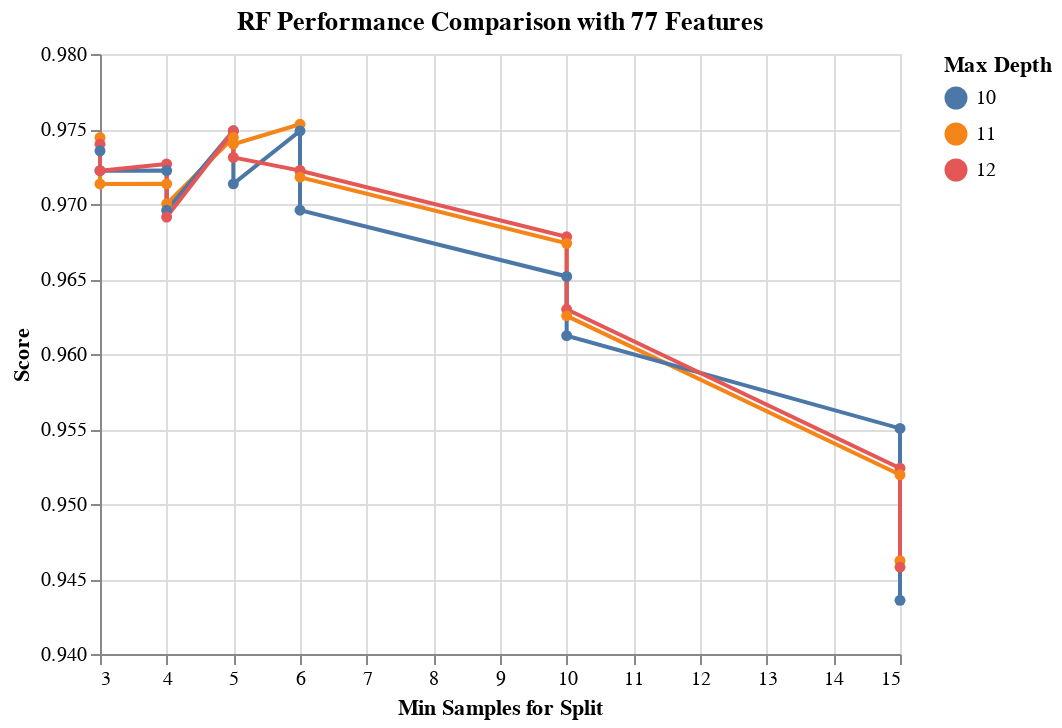

The notebook cell saved with this chart:
### Code cell
results_RF = get_search_results(gs_pipe_RF)

results_RF_77_features = results_RF[results_RF['rfi_fs__n_features_'] == 77.0]

alt.Chart(results_RF_77_features, 
          title='RF Performance Comparison with 77 Features'
         ).mark_line(point=True).encode(
    alt.X('dt__min_samples_split', title='Min Samples for Split'),
    alt.Y('mean_score', title='Score', scale=alt.Scale(zero=False)),
    alt.Color('dt__max_depth:N', title='Max Depth')
)

### Figure 1 — Vega-Lite specification as saved in the notebook (floating-point values rounded to 4 significant figures)
{"config": {"view": {"continuousWidth": 400, "continuousHeight": 300}}, "data": {"name": "data-d73d227995602165a5fa408c97327c1c"}, "mark": {"type": "line", "point": true}, "encoding": {"color": {"type": "nominal", "field": "dt__max_depth", "title": "Max Depth"}, "x": {"type": "quantitative", "field": "dt__min_samples_split", "title": "Min Samples for Split"}, "y": {"type": "quantitative", "field": "mean_score", "scale": {"zero": false}, "title": "Score"}}, "title": "RF Performance Comparison with 77 Features", "$schema": "https://vega.github.io/schema/vega-lite/v4.8.1.json", "datasets": {"data-d73d227995602165a5fa408c97327c1c": [{"mean_score": 0.9753, "std_score": 0.01394, "max_score": 0.9934, "min_score": 0.9474, "dt__criterion": "gini", "dt__max_depth": 11, "dt__min_samples_split": 6, "rfi_fs__n_features_": 77}, {"mean_score": 0.9749, "std_score": 0.01856, "max_score": 1.0, "min_score": 0.9338, "dt__criterion": "gini", "dt__max_depth": 10, "dt__min_samples_split": 5, "rfi_fs__n_features_": 77}, {"mean_score": 0.9749, "std_score": 0.01621, "max_score": 1.0, "min_score": 0.947, "dt__criterion": "gini", "dt__max_depth": 10, "dt__min_samples_split": 6, "rfi_fs__n_features_": 77}, {"mean_score": 0.9749, "std_score": 0.01874, "max_score": 1.0, "min_score": 0.9272, "dt__criterion": "gini", "dt__max_depth": 12, "dt__min_samples_split": 5, "rfi_fs__n_features_": 77}, {"mean_score": 0.9744, "std_score": 0.02003, "max_score": 1.0, "min_score": 0.9272, "dt__criterion": "gini", "dt__max_depth": 11, "dt__min_samples_split": 5, "rfi_fs__n_features_": 77}, {"mean_score": 0.9744, "std_score": 0.019, "max_score": 1.0, "min_score": 0.9404, "dt__criterion": "gini", "dt__max_depth": 11, "dt__min_samples_split": 3, "rfi_fs__n_features_": 77}, {"mean_score": 0.974, "std_score": 0.01767, "max_score": 1.0, "min_score": 0.9404, "dt__criterion": "gini", "dt__max_depth": 12, "dt__min_samples_split": 3, "rfi_fs__n_features_": 77}, {"mean_score": 0.974, "std_score": 0.01954, "max_score": 1.0, "min_score": 0.9404, "dt__criterion": "entropy", "dt__max_depth": 11, "dt__min_samples_split": 5, "rfi_fs__n_features_": 77}, {"mean_score": 0.9735, "std_score": 0.01792, "max_score": 1.0, "min_score": 0.9338, "dt__criterion": "gini", "dt__max_depth": 10, "dt__min_samples_split": 3, "rfi_fs__n_features_": 77}, {"mean_score": 0.9731, "std_score": 0.01953, "max_score": 1.0, "min_score": 0.9404, "dt__criterion": "entropy", "dt__max_depth": 12, "dt__min_samples_split": 5, "rfi_fs__n_features_": 77}, {"mean_score": 0.9727, "std_score": 0.01854, "max_score": 0.9934, "min_score": 0.9338, "dt__criterion": "entropy", "dt__max_depth": 12, "dt__min_samples_split": 4, "rfi_fs__n_features_": 77}, {"mean_score": 0.9722, "std_score": 0.02107, "max_score": 1.0, "min_score": 0.9272, "dt__criterion": "entropy", "dt__max_depth": 12, "dt__min_samples_split": 6, "rfi_fs__n_features_": 77}, {"mean_score": 0.9722, "std_score": 0.01872, "max_score": 1.0, "min_score": 0.9404, "dt__criterion": "entropy", "dt__max_depth": 10, "dt__min_samples_split": 4, "rfi_fs__n_features_": 77}, {"mean_score": 0.9722, "std_score": 0.01676, "max_score": 0.9934, "min_score": 0.9338, "dt__criterion": "gini", "dt__max_depth": 12, "dt__min_samples_split": 6, "rfi_fs__n_features_": 77}, {"mean_score": 0.9722, "std_score": 0.01921, "max_score": 0.9934, "min_score": 0.9272, "dt__criterion": "entropy", "dt__max_depth": 10, "dt__min_samples_split": 3, "rfi_fs__n_features_": 77}, {"mean_score": 0.9722, "std_score": 0.0201, "max_score": 0.9934, "min_score": 0.9272, "dt__criterion": "entropy", "dt__max_depth": 12, "dt__min_samples_split": 3, "rfi_fs__n_features_": 77}, {"mean_score": 0.9718, "std_score": 0.02097, "max_score": 1.0, "min_score": 0.9272, "dt__criterion": "entropy", "dt__max_depth": 11, "dt__min_samples_split": 6, "rfi_fs__n_features_": 77}, {"mean_score": 0.9713, "std_score": 0.018, "max_score": 0.9934, "min_score": 0.9338, "dt__criterion": "entropy", "dt__max_depth": 11, "dt__min_samples_split": 4, "rfi_fs__n_features_": 77}, {"mean_score": 0.9713, "std_score": 0.02029, "max_score": 1.0, "min_score": 0.9404, "dt__criterion": "entropy", "dt__max_depth": 10, "dt__min_samples_split": 5, "rfi_fs__n_features_": 77}, {"mean_score": 0.9713, "std_score": 0.02032, "max_score": 0.9934, "min_score": 0.9272, "dt__criterion": "entropy", "dt__max_depth": 11, "dt__min_samples_split": 3, "rfi_fs__n_features_": 77}, {"mean_score": 0.97, "std_score": 0.0224, "max_score": 1.0, "min_score": 0.9205, "dt__criterion": "gini", "dt__max_depth": 11, "dt__min_samples_split": 4, "rfi_fs__n_features_": 77}, {"mean_score": 0.9696, "std_score": 0.02089, "max_score": 1.0, "min_score": 0.9205, "dt__criterion": "entropy", "dt__max_depth": 10, "dt__min_samples_split": 6, "rfi_fs__n_features_": 77}, {"mean_score": 0.9696, "std_score": 0.02302, "max_score": 1.0, "min_score": 0.9205, "dt__criterion": "gini", "dt__max_depth": 10, "dt__min_samples_split": 4, "rfi_fs__n_features_": 77}, {"mean_score": 0.9691, "std_score": 0.02102, "max_score": 0.9934, "min_score": 0.9272, "dt__criterion": "gini", "dt__max_depth": 12, "dt__min_samples_split": 4, "rfi_fs__n_features_": 77}, {"mean_score": 0.9678, "std_score": 0.01581, "max_score": 0.9934, "min_score": 0.9404, "dt__criterion": "gini", "dt__max_depth": 12, "dt__min_samples_split": 10, "rfi_fs__n_features_": 77}, {"mean_score": 0.9674, "std_score": 0.01478, "max_score": 0.9934, "min_score": 0.9404, "dt__criterion": "gini", "dt__max_depth": 11, "dt__min_samples_split": 10, "rfi_fs__n_features_": 77}, {"mean_score": 0.9652, "std_score": 0.01628, "max_score": 0.9803, "min_score": 0.9338, "dt__criterion": "gini", "dt__max_depth": 10, "dt__min_samples_split": 10, "rfi_fs__n_features_": 77}, {"mean_score": 0.963, "std_score": 0.02257, "max_score": 0.9934, "min_score": 0.9211, "dt__criterion": "entropy", "dt__max_depth": 12, "dt__min_samples_split": 10, "rfi_fs__n_features_": 77}, {"mean_score": 0.9625, "std_score": 0.02343, "max_score": 0.9934, "min_score": 0.9145, "dt__criterion": "entropy", "dt__max_depth": 11, "dt__min_samples_split": 10, "rfi_fs__n_features_": 77}, {"mean_score": 0.9612, "std_score": 0.02098, "max_score": 0.9934, "min_score": 0.9145, "dt__criterion": "entropy", "dt__max_depth": 10, "dt__min_samples_split": 10, "rfi_fs__n_features_": 77}, {"mean_score": 0.955, "std_score": 0.02224, "max_score": 0.9868, "min_score": 0.9145, "dt__criterion": "gini", "dt__max_depth": 10, "dt__min_samples_split": 15, "rfi_fs__n_features_": 77}, {"mean_score": 0.9524, "std_score": 0.02365, "max_score": 0.9868, "min_score": 0.9079, "dt__criterion": "gini", "dt__max_depth": 12, "dt__min_samples_split": 15, "rfi_fs__n_features_": 77}, {"mean_score": 0.9519, "std_score": 0.02441, "max_score": 0.9868, "min_score": 0.9073, "dt__criterion": "gini", "dt__max_depth": 11, "dt__min_samples_split": 15, "rfi_fs__n_features_": 77}, {"mean_score": 0.9462, "std_score": 0.02331, "max_score": 0.9737, "min_score": 0.8882, "dt__criterion": "entropy", "dt__max_depth": 11, "dt__min_samples_split": 15, "rfi_fs__n_features_": 77}, {"mean_score": 0.9458, "std_score": 0.02271, "max_score": 0.9737, "min_score": 0.8882, "dt__criterion": "entropy", "dt__max_depth": 12, "dt__min_samples_split": 15, "rfi_fs__n_features_": 77}, {"mean_score": 0.9436, "std_score": 0.02393, "max_score": 0.9737, "min_score": 0.8882, "dt__criterion": "entropy", "dt__max_depth": 10, "dt__min_samples_split": 15, "rfi_fs__n_features_": 77}]}}
